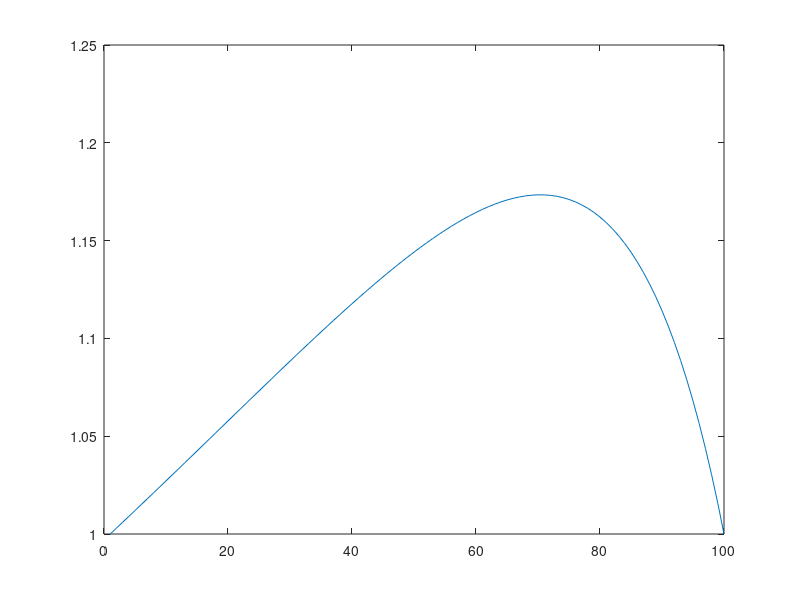

Write MATLAB code to recreate this figure.
%% Geometric Parameters
h0=1e-7;
alpha=0.005;
L=100;

%% Flow Parameters
mu=1.7e-5;
kB=1.3806505e-23;
m=40e-3/6.02e23;
U=25;
p0=1e5;
T=300;
Vm=sqrt(0.5*pi*kB*T/m);

%% main program

%% Calculate initialized Pressure
xDim=100;
x=linspace(0,L,xDim);
dx=x(2)-x(1);
h=zeros(1,xDim);
dh=zeros(1,xDim);
h=1-(x-100)*tan(alpha);
for i=1:xDim
    dh(i)=-tan(alpha);
end

A=zeros(xDim,xDim);
A(1,1)=1;
A(xDim,xDim)=1;
for i=2:xDim-1
    A(i,i-1)=h(i)*h(i)*h(i)-1.5*h(i)*h(i)*dh(i);
    A(i,i)=-2*h(i)*h(i)*h(i);
    A(i,i+1)=h(i)*h(i)*h(i)+1.5*h(i)*h(i)*dh(i);
end

p=ones(1,xDim);
cc=6*mu*U*dx*dx*dh(1)/(h0*p0);
B=cc*ones(1,xDim);
B(1)=1;
B(xDim)=1;

p=inv(A)*B';

p2=p;

%% Iteration for Pressure
p1=zeros(1,xDim);
C=zeros(xDim,xDim);
D=zeros(1,xDim);
C(1,1)=1;
C(xDim,xDim)=1;
err=zeros(1,xDim);
for i=1:xDim
    err(i)=abs(p1(i)-p(i));
end
ferr=max(err);

tstep=0;

while ferr>1e-7
    
    Kn=zeros(1,xDim);
    dKn=zeros(1,xDim);
    for i=1:xDim
          Kn(i)=mu*Vm/p(i)/h(i)/h0/p0;
    end
    
    F=-0.9131.*Kn.*Kn.*Kn+2.8821.*Kn.*Kn+7.2833.*Kn+0.9644;
    
    dp=zeros(1,xDim);
    for i=2:xDim-1
        dp(i)=0.5*(p(i+1)-p(i-1))/dx;
    end
    
    dp(1)=(p(2)-p(1))/dx;
    dp(xDim)=(p(xDim)-p(xDim-1))/dx;
    
    for i=1:xDim
        dKn(i)=-(h(i)*dp(i)+p(i)*dh(i))*mu*Vm/p(i)/p(i)/h(i)/h(i)/h0/p0;
    end
    
    dF=(-3.*0.9131.*Kn.*Kn+2.*2.8821.*Kn+7.2833).*dKn;
    
    for i=2:xDim-1
          C(i,i-1)=-1.5*h(i)*h(i)*dh(i)*p(i)*dx*F(i)-0.5*h(i)*h(i)*h(i)*dF(i)*dx*p(i)+h(i)*h(i)*h(i)*p(i)*F(i)+3*mu*U*h(i)*dx/h0/p0;
          C(i,i)=-2*h(i)*h(i)*h(i)*p(i)*F(i)-6*mu*U*dh(i)*dx*dx/h0/p0;
          C(i,i+1)=1.5*h(i)*h(i)*dh(i)*p(i)*dx*F(i)+0.5*h(i)*h(i)*h(i)*dF(i)*dx*p(i)+h(i)*h(i)*h(i)*p(i)*F(i)-3*mu*U*h(i)*dx/h0/p0;
          D(i)=-h(i)*h(i)*h(i)*F(i)*0.25*(p(i+1)-p(i-1))*(p(i+1)-p(i-1));
    end
    C(1,1)=1;
    C(xDim,xDim)=1;
    D(1)=1;
    D(xDim)=1;
    p1=inv(C)*D';

   
    

    for i=1:xDim
         err(i)=abs(p1(i)-p(i));
    end
    ferr=max(err);
    p=p1;
    tstep=tstep+1;
end


plot(p);
